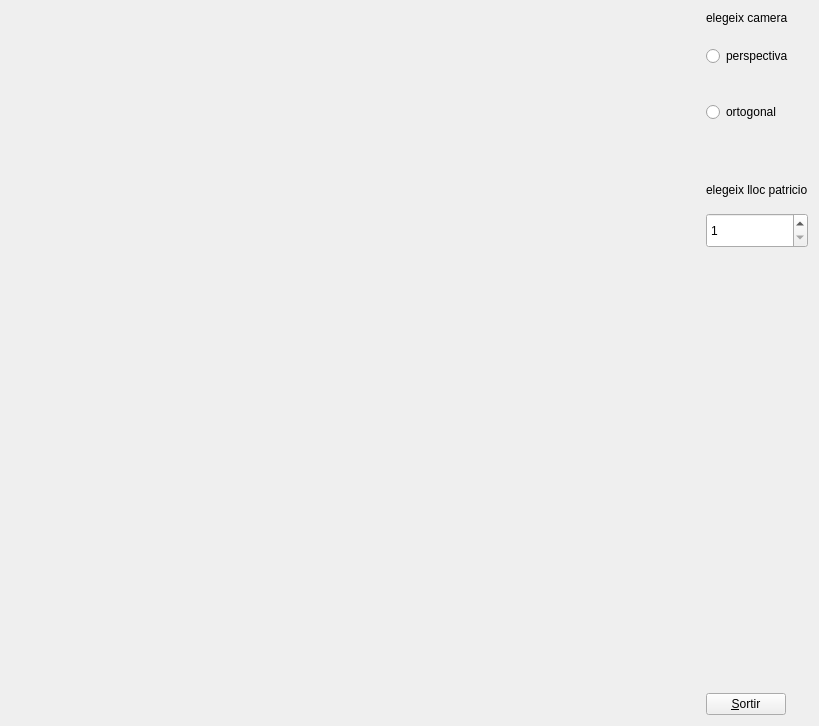
<?xml version="1.0" encoding="UTF-8"?>
<ui version="4.0">
 <class>MyForm</class>
 <widget class="QWidget" name="MyForm">
  <property name="geometry">
   <rect>
    <x>0</x>
    <y>0</y>
    <width>819</width>
    <height>726</height>
   </rect>
  </property>
  <property name="windowTitle">
   <string>IDI-Lab</string>
  </property>
  <layout class="QHBoxLayout" name="horizontalLayout">
   <item>
    <widget class="MyGLWidget" name="widget" native="true">
     <property name="sizePolicy">
      <sizepolicy hsizetype="Expanding" vsizetype="Expanding">
       <horstretch>0</horstretch>
       <verstretch>0</verstretch>
      </sizepolicy>
     </property>
    </widget>
   </item>
   <item>
    <layout class="QVBoxLayout" name="verticalLayout">
     <item>
      <widget class="QLabel" name="label">
       <property name="text">
        <string>elegeix camera</string>
       </property>
       <property name="textFormat">
        <enum>Qt::PlainText</enum>
       </property>
      </widget>
     </item>
     <item>
      <widget class="QRadioButton" name="radioButton">
       <property name="sizePolicy">
        <sizepolicy hsizetype="Minimum" vsizetype="Minimum">
         <horstretch>0</horstretch>
         <verstretch>0</verstretch>
        </sizepolicy>
       </property>
       <property name="minimumSize">
        <size>
         <width>0</width>
         <height>50</height>
        </size>
       </property>
       <property name="text">
        <string>perspectiva</string>
       </property>
       <attribute name="buttonGroup">
        <string notr="true">buttonGroup</string>
       </attribute>
      </widget>
     </item>
     <item>
      <widget class="QRadioButton" name="radioButton_2">
       <property name="minimumSize">
        <size>
         <width>0</width>
         <height>50</height>
        </size>
       </property>
       <property name="text">
        <string>ortogonal</string>
       </property>
       <attribute name="buttonGroup">
        <string notr="true">buttonGroup</string>
       </attribute>
      </widget>
     </item>
     <item>
      <spacer name="verticalSpacer_2">
       <property name="orientation">
        <enum>Qt::Vertical</enum>
       </property>
       <property name="sizeType">
        <enum>QSizePolicy::Minimum</enum>
       </property>
       <property name="sizeHint" stdset="0">
        <size>
         <width>20</width>
         <height>40</height>
        </size>
       </property>
      </spacer>
     </item>
     <item>
      <widget class="QLabel" name="label_2">
       <property name="text">
        <string>elegeix lloc patricio</string>
       </property>
      </widget>
     </item>
     <item>
      <spacer name="verticalSpacer_3">
       <property name="orientation">
        <enum>Qt::Vertical</enum>
       </property>
       <property name="sizeType">
        <enum>QSizePolicy::Minimum</enum>
       </property>
       <property name="sizeHint" stdset="0">
        <size>
         <width>20</width>
         <height>10</height>
        </size>
       </property>
      </spacer>
     </item>
     <item>
      <widget class="QSpinBox" name="spinBox">
       <property name="sizePolicy">
        <sizepolicy hsizetype="Minimum" vsizetype="Minimum">
         <horstretch>0</horstretch>
         <verstretch>0</verstretch>
        </sizepolicy>
       </property>
       <property name="minimumSize">
        <size>
         <width>0</width>
         <height>35</height>
        </size>
       </property>
       <property name="minimum">
        <number>1</number>
       </property>
       <property name="maximum">
        <number>3</number>
       </property>
      </widget>
     </item>
     <item>
      <spacer name="verticalSpacer">
       <property name="orientation">
        <enum>Qt::Vertical</enum>
       </property>
       <property name="sizeHint" stdset="0">
        <size>
         <width>20</width>
         <height>40</height>
        </size>
       </property>
      </spacer>
     </item>
     <item>
      <widget class="QPushButton" name="pushButton">
       <property name="sizePolicy">
        <sizepolicy hsizetype="Fixed" vsizetype="Fixed">
         <horstretch>0</horstretch>
         <verstretch>0</verstretch>
        </sizepolicy>
       </property>
       <property name="text">
        <string>&amp;Sortir</string>
       </property>
      </widget>
     </item>
    </layout>
   </item>
  </layout>
 </widget>
 <customwidgets>
  <customwidget>
   <class>MyGLWidget</class>
   <extends>QWidget</extends>
   <header>MyGLWidget.h</header>
   <container>1</container>
   <slots>
    <signal>enviacam1()</signal>
    <signal>enviacam2()</signal>
    <signal>enviapos(int)</signal>
    <slot>cam1()</slot>
    <slot>cam2()</slot>
    <slot>posp(int)</slot>
   </slots>
  </customwidget>
 </customwidgets>
 <resources/>
 <connections>
  <connection>
   <sender>widget</sender>
   <signal>enviacam2()</signal>
   <receiver>radioButton_2</receiver>
   <slot>toggle()</slot>
   <hints>
    <hint type="sourcelabel">
     <x>602</x>
     <y>104</y>
    </hint>
    <hint type="destinationlabel">
     <x>721</x>
     <y>97</y>
    </hint>
   </hints>
  </connection>
  <connection>
   <sender>radioButton</sender>
   <signal>clicked()</signal>
   <receiver>widget</receiver>
   <slot>cam1()</slot>
   <hints>
    <hint type="sourcelabel">
     <x>721</x>
     <y>50</y>
    </hint>
    <hint type="destinationlabel">
     <x>651</x>
     <y>56</y>
    </hint>
   </hints>
  </connection>
  <connection>
   <sender>pushButton</sender>
   <signal>clicked()</signal>
   <receiver>MyForm</receiver>
   <slot>close()</slot>
   <hints>
    <hint type="sourcelabel">
     <x>755</x>
     <y>715</y>
    </hint>
    <hint type="destinationlabel">
     <x>839</x>
     <y>529</y>
    </hint>
   </hints>
  </connection>
  <connection>
   <sender>radioButton_2</sender>
   <signal>clicked()</signal>
   <receiver>widget</receiver>
   <slot>cam2()</slot>
   <hints>
    <hint type="sourcelabel">
     <x>679</x>
     <y>98</y>
    </hint>
    <hint type="destinationlabel">
     <x>655</x>
     <y>73</y>
    </hint>
   </hints>
  </connection>
  <connection>
   <sender>widget</sender>
   <signal>enviacam1()</signal>
   <receiver>radioButton</receiver>
   <slot>toggle()</slot>
   <hints>
    <hint type="sourcelabel">
     <x>593</x>
     <y>32</y>
    </hint>
    <hint type="destinationlabel">
     <x>719</x>
     <y>45</y>
    </hint>
   </hints>
  </connection>
  <connection>
   <sender>spinBox</sender>
   <signal>valueChanged(int)</signal>
   <receiver>widget</receiver>
   <slot>posp(int)</slot>
   <hints>
    <hint type="sourcelabel">
     <x>686</x>
     <y>250</y>
    </hint>
    <hint type="destinationlabel">
     <x>615</x>
     <y>257</y>
    </hint>
   </hints>
  </connection>
  <connection>
   <sender>widget</sender>
   <signal>enviapos(int)</signal>
   <receiver>spinBox</receiver>
   <slot>setValue(int)</slot>
   <hints>
    <hint type="sourcelabel">
     <x>603</x>
     <y>204</y>
    </hint>
    <hint type="destinationlabel">
     <x>699</x>
     <y>234</y>
    </hint>
   </hints>
  </connection>
 </connections>
 <buttongroups>
  <buttongroup name="buttonGroup"/>
 </buttongroups>
</ui>
